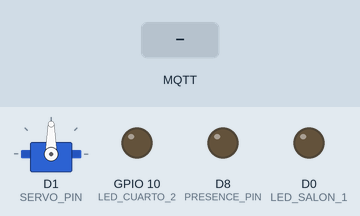
This sketch was run on a simulated ESP8266 (NodeMCU). Shown: servo, output pins drawn as LEDs (lit = HIGH). Inputs (shaded band) come from the test bench. WiFi joins after 1.5 s; servers stay silent unless stated; uploads are accepted with an empty reply; no MQTT or app messages arrive unless stated; what the sketch prints to the serial monitor is not drawn.

Above: at 3.0 s.
3.1 s: MQTT message "1" arrives on the first subscribed topic
At 4.0 s:
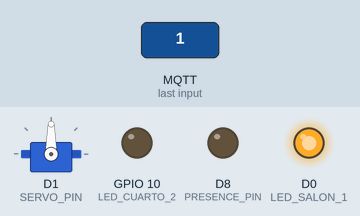
4.9 s: MQTT message "2" arrives on the first subscribed topic
At 5.6 s:
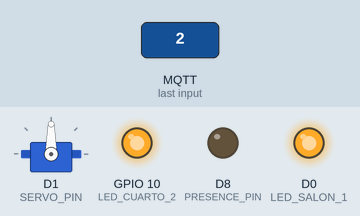
6.7 s: MQTT message "1" arrives on the first subscribed topic
At 8.3 s:
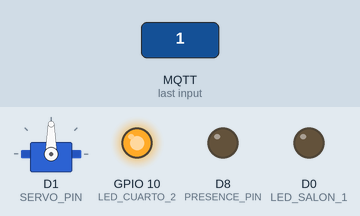
Timing chart, 0 to 9.8 s (numbered marks = the images above; inputs shaded):
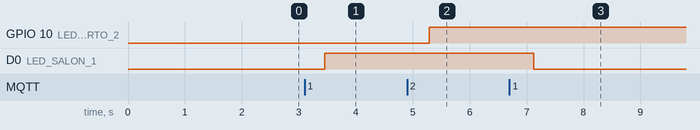

The sketch:

nodemcu_completo.ino
```cpp
/* ************************************************* *
   ----- NODO NFC GREEN HOME HACKATON CAST----------
   ------------------ coded by ---------------------
   ----------- Jaime Laborda Macario ---------------
   --- https://github.com/jaimelaborda/greenHome ---
 * ************************************************* */

#include <ESP8266WiFi.h>
#include <SPI.h>
#include <MFRC522.h>
#include <SimpleDHT.h>
#include <Servo.h>
#include <PubSubClient.h>

// Objeto servo
Servo servo;

const char* ssid = "";
const char* password = "";

const char* APIAddress = "iotsens-inbox.grupogimeno.com"; // IoTSense address
const int httpPort = 80;

const char* mqtt_server = "m20.cloudmqtt.com"; //MQTT Server

WiFiClient espClient;
PubSubClient client(espClient);

//VARIABLES NFC
byte nfc_id;
bool presence_58 = 0, presence_150 = 0, presence = 0;

//VARIABLES DHT11
int pinDHT11 = D2;
SimpleDHT11 dht11;
byte temp = 0;
byte hum = 0;

// VARIABLES LED
bool led1 = 0, led2 = 0;

// NFC reader pinout
#define RST_PIN         D3 //was pin9
#define SS_PIN          D4 //was pin10

#define PRESENCE_PIN D8

#define SERVO_PIN D1
#define SERVO_UP 180
#define SERVO_DOWN 90

//ACTUADORES
#define LED_SALON_1 D0 // LED Tocho
#define LED_CUARTO_2 10  // Tira arriba dormitorio
//#define LED_COCINA_3 10 // Tira abajo

MFRC522 mfrc522(SS_PIN, RST_PIN);  // Create MFRC522 instance

void updateAPI(byte nfc, byte temp, byte hum) {
  char data[200];
  sprintf(data, "{\"node\":\"%s\", \"data\":\"NFC:%d|TEMP1:%d|HUM1:%d|SRV:%d|LED1:%d|LED2:%d\"}", "HACKATHON2017_04", nfc, temp, hum, (int)presence, (int)led1, (int)led2);

  WiFiClient client;
  Serial.println("Enviando datos...");
  if (client.connect(APIAddress, httpPort)) {
    client.println("POST /services/rawmessage?appName=HACKATHON2017&pass=XXXXXXXXXX HTTP/1.1");
    client.println("Host: iotsens-inbox.grupogimeno.com");
    client.println("User-Agent: Arduino/1.0");
    client.println("Connection: close");
    client.println("Content-Type: application/json");
    client.print("Content-Length: ");
    client.println(strlen(data));
    client.println();
    client.println(data);

    if (client.connected()) {
      Serial.println("Dato enviado correctamente: " + String(data));
      Serial.println();
    }
  }
}

void initializeAPI(void) {
  char data[200];
  sprintf(data, "{\"node\":\"%s\", \"data\":\"NFC:%d|SRV:%d|LED1:%d|LED2:%d\"}", "HACKATHON2017_04", 0, 0, 0, 0);

  WiFiClient client;
  Serial.println("Enviando datos...");
  if (client.connect(APIAddress, httpPort)) {
    client.println("POST /services/rawmessage?appName=HACKATHON2017&pass=XXXXXXXXXX HTTP/1.1");
    client.println("Host: iotsens-inbox.grupogimeno.com");
    client.println("User-Agent: Arduino/1.0");
    client.println("Connection: close");
    client.println("Content-Type: application/json");
    client.print("Content-Length: ");
    client.println(strlen(data));
    client.println();
    client.println(data);

    if (client.connected()) {
      Serial.println("Dato enviado correctamente: " + String(data));
      Serial.println();
    }
  }
}


void updateAPILed() {
  char data[200];
  sprintf(data, "{\"node\":\"%s\", \"data\":\"LED1:%d|LED2:%d\"}", "HACKATHON2017_04", (int)led1, (int)led2, hum, (int)presence);

  WiFiClient client;
  Serial.println("Enviando datos...");
  if (client.connect(APIAddress, httpPort)) {
    client.println("POST /services/rawmessage?appName=HACKATHON2017&pass=XXXXXXXXXX HTTP/1.1");
    client.println("Host: iotsens-inbox.grupogimeno.com");
    client.println("User-Agent: Arduino/1.0");
    client.println("Connection: close");
    client.println("Content-Type: application/json");
    client.print("Content-Length: ");
    client.println(strlen(data));
    client.println();
    client.println(data);

    if (client.connected()) {
      Serial.println("Dato enviado correctamente: " + String(data));
      Serial.println();
    }
  }
}

void SampleDHT11 (void) {
  if (dht11.read(pinDHT11, &temp, &hum, NULL)) {
    Serial.print("Read DHT11 failed.");
    return;
  } else {
    Serial.print("Sample OK: ");
    Serial.print((int)temp); Serial.print(" *C, ");
    Serial.print((int)hum); Serial.println(" %");

  }
}

void setup() {
  Serial.begin(115200);
  delay(10);

  pinMode(PRESENCE_PIN, OUTPUT);
  pinMode(LED_SALON_1, OUTPUT);
  pinMode(LED_CUARTO_2, OUTPUT);
  //pinMode(LED_COCINA_3, OUTPUT);

  // Cocina siempre encendida debido a error UI
  //digitalWrite(LED_COCINA_3, LOW);
  digitalWrite(LED_SALON_1, LOW); //Default OFF
  digitalWrite(LED_CUARTO_2, LOW); //Default OFF

  //Objeto servo puerta
  servo.attach(SERVO_PIN);

  SPI.begin();      // Init SPI bus
  mfrc522.PCD_Init();   // Init MFRC522

  // - Conectar a la red WiFi -----------------------
  Serial.println();
  Serial.println();
  Serial.print("Conectando a ");
  Serial.println(ssid);

  WiFi.begin(ssid, password);

  while (WiFi.status() != WL_CONNECTED) { //Espera hasta que nos conectemos
    delay(500);
    Serial.print(".");
  }
  Serial.println("");
  Serial.print("WiFi connected on IP:");
  Serial.println(WiFi.localIP());
  // -----------------------------------------------

  // Connect to MQTT server
  client.setServer(mqtt_server, 12444);
  client.setCallback(callback);

  // HACER POST INICIALIZACIÓN A 0
  initializeAPI();
}

// MQTT CALLBACK -> executed when message received to the topic
void callback(char* topic, byte* payload, unsigned int length) {
  Serial.print("Message arrived [");
  Serial.print(topic);
  Serial.print("] ");
  for (int i = 0; i < length; i++) {
    Serial.print((char)payload[i]);
  }
  Serial.println();

  // Toggle LED_SALON if a 1 was received as first character
  if ((char)payload[0] == '1') {
    digitalWrite(LED_SALON_1, !led1);   // Turn the LED on (Note that LOW is the voltage level
    led1 = !led1; //Update variable
  }
  // toggle LED_CUARTO if a 2 was received as first character
  if ((char)payload[0] == '2') {
    digitalWrite(LED_CUARTO_2, !led2);
    led2 = !led2; //Update variable
  }

  // Si recibo MQTT, envío la info actualizada de los LEDS por POST
  updateAPILed();

}

void reconnect() {
  // Loop until we're reconnected
  while (!client.connected()) {
    Serial.print("Attempting MQTT connection...");
    // Attempt to connect
    if (client.connect("ESP8266Client", "MQTTuser", "MQTTpassword")) {
      Serial.println("connected");
      client.subscribe("greenhome");
    } else {
      Serial.print("failed, rc=");
      Serial.print(client.state());
      Serial.println(" try again in 5 seconds");
      // Wait 5 seconds before retrying
      delay(5000);
    }
  }
}

void loop() {
  // MANEJO DE LOOP MQTT ASÍNCRONO
  if (!client.connected()) {
    reconnect();
  }
  client.loop();
  delay(500); //Ejecuta el loop cada 0.5 segundos

  //LEER DATOS NFC
  // Look for new cards
  while ( ! mfrc522.PICC_IsNewCardPresent()) { //Si NO hay nueva NFC
    Serial.print(".");
    return; //Sale del void loop()
  }
  Serial.println();

  // Select one of the cards
  if ( ! mfrc522.PICC_ReadCardSerial()) {
    return;
  }

  // Dump debug info about the card; PICC_HaltA() is automatically called
  //mfrc522.PICC_DumpToSerial(&(mfrc522.uid));
  byte nfc_id = mfrc522.uid.uidByte[0];

  // DETECTAR PRESENCIA
  if (nfc_id == 58) presence_58 = !presence_58;
  if (nfc_id == 150) presence_150 = !presence_150;

  presence = presence_58 || presence_150; // Hay presencia si hay algún usuario o los dos (OR)

  digitalWrite(PRESENCE_PIN, presence); //Se lo paso a Ivan

  // ----
  Serial.println("Usuario autenticado: " + String(nfc_id));
  if (presence_58) {
    Serial.println("User 58 DENTRO");
  } else {
    Serial.println("User 58 FUERA");
  }

  if (presence_150) {
    Serial.println("User 150 DENTRO");
  } else {
    Serial.println("User 150 FUERA");
  }

  if (presence) {
    Serial.println("HAY alguien en casa");
    servo.write(SERVO_UP);
  } else {
    Serial.println("NO HAY nadie en casa");
    servo.write(SERVO_DOWN);
    nfc_id = 0;
  }
  //Serial.println(readCard);

  //Samplear Temp & Hum
  SampleDHT11();

  updateAPI(nfc_id, temp, hum); //Solo subo datos cuando trigger NFC

  //delay(1000); //Esperamos 2 seg
}
```

Measured:
- after the input at 3.1 s, D0 (LED_SALON_1): LOW → HIGH after 0.35 s
- after the input at 4.9 s, GPIO 10 (LED_CUARTO_2): LOW → HIGH after 0.39 s
- after the input at 6.7 s, D0 (LED_SALON_1): HIGH → LOW after 0.43 s
